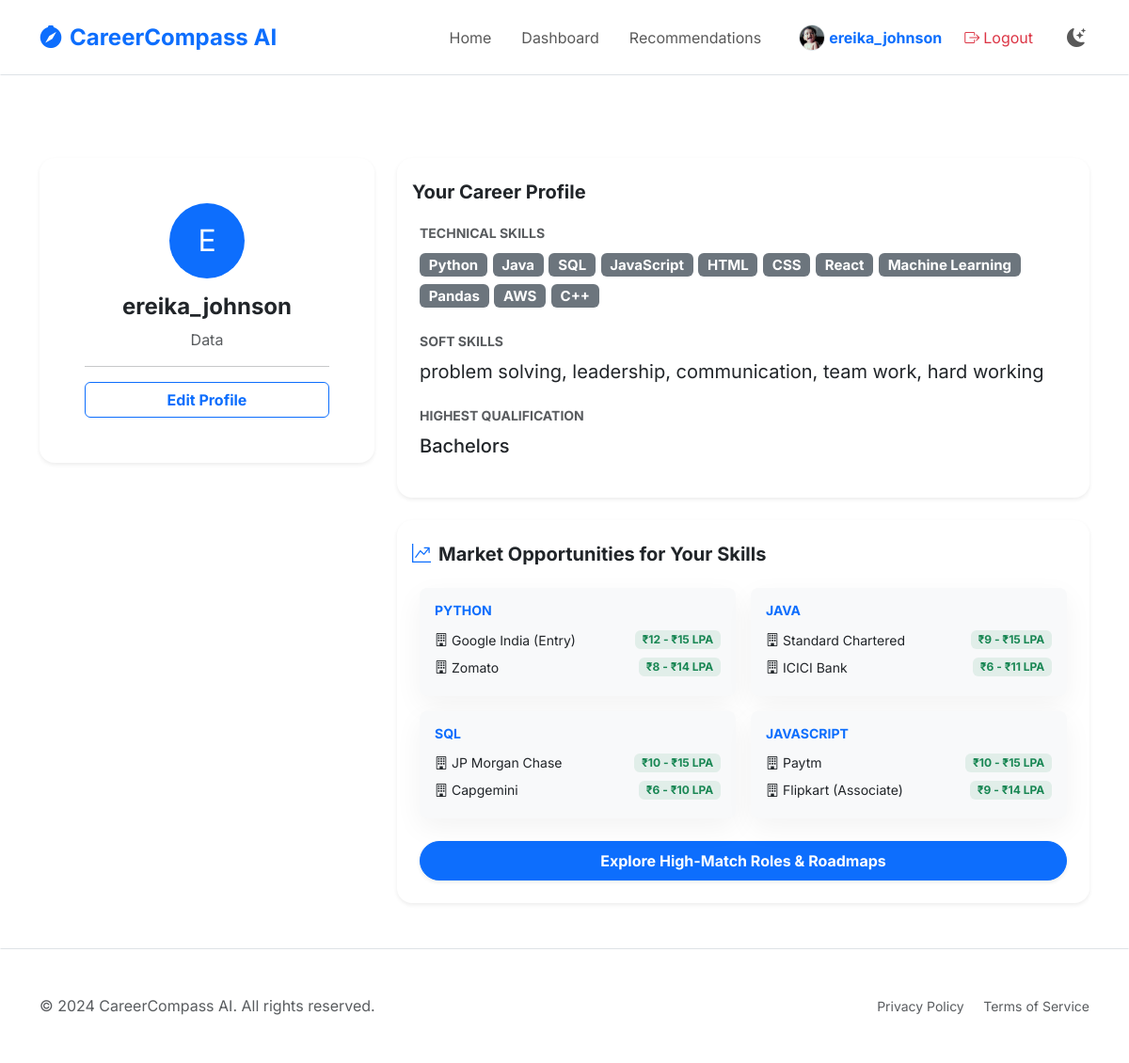
The page /dashboard (signed in) on the database its author committed.
### careercompass/models/user.py (models this page shows, shortened)
class User(db.Model, UserMixin):
    id = db.Column(db.Integer, primary_key=True)
    username = db.Column(db.String(150), unique=True, nullable=False)
    password = db.Column(db.String(60), nullable=False)
    full_name = db.Column(db.String(150), nullable=True)
    email = db.Column(db.String(150), nullable=True)
    phone = db.Column(db.String(20), nullable=True)
    address = db.Column(db.String(250), nullable=True)
    dob = db.Column(db.Date, nullable=True)
    gender = db.Column(db.String(20), nullable=True)
    profile_pic = db.Column(db.String(200), nullable=True)
    linkedin = db.Column(db.String(200), nullable=True)
    github = db.Column(db.String(200), nullable=True)
    twitter = db.Column(db.String(200), nullable=True)
    website = db.Column(db.String(200), nullable=True)
    tech_skills = db.Column(db.String(500), nullable=True) # Comma-separated or JSON
    soft_skills = db.Column(db.String(500), nullable=True)
    qualification = db.Column(db.String(100), nullable=True)
    industry = db.Column(db.String(100), nullable=True)

### careercompass/routes/main_routes.py (the view)
@main_bp.route('/dashboard')
@login_required
def dashboard():
    from careercompass.recommendation_engine import get_skill_opportunities
    skill_ops = []
    if current_user.tech_skills:
        skills = [s.strip() for s in current_user.tech_skills.split(',') if s.strip()]
        for s in skills[:4]: # Limit to top 4 for dashboard
            skill_ops.append({
                "skill": s,
                "opportunities": get_skill_opportunities(s)
            })
    return render_template('dashboard.html', skill_opportunities=skill_ops)

### app.py (called while the page is built)
def create_app(test_config=None):
    app = Flask(__name__, template_folder='careercompass/templates', static_folder='careercompass/static')
    app.config['SECRET_KEY'] = 'dev_secret_key_careercompass'
    app.config['SQLALCHEMY_DATABASE_URI'] = 'sqlite:///database.db'
    app.config['SQLALCHEMY_TRACK_MODIFICATIONS'] = False
    if test_config:
        app.config.update(test_config)
    db.init_app(app)
    login_manager.init_app(app)
    bcrypt.init_app(app)
    app.register_blueprint(auth_bp, url_prefix='/auth')
    app.register_blueprint(main_bp)   # ← Removed url_prefix='/'
    app.register_blueprint(admin_bp, url_prefix='/admin')
    @login_manager.user_loader
    def load_user(user_id):
        return User.query.get(int(user_id))
    with app.app_context():
        db.create_all()
    return app

### careercompass/recommendation_engine.py (called while the page is built)
def get_skill_opportunities(skill_name):
    skill_key = skill_name.lower().strip()
    return SKILL_OPPORTUNITIES.get(skill_key, [
        {"company": "Global Analytics", "salary": "₹7 - ₹12 LPA"},
        {"company": "Tech Startup", "salary": "₹5 - ₹10 LPA"}
    ])

### careercompass/templates/dashboard.html
{% extends "base.html" %}
{% block content %}
<div class="row mt-4">
    <div class="col-lg-4 mb-4">
        <div class="card shadow-sm border-0 rounded-4">
            <div class="card-body text-center p-5">
                <div class="rounded-circle bg-primary text-white d-inline-flex align-items-center justify-content-center mb-3"
                    style="width: 80px; height: 80px; font-size: 2rem;">
                    {{ current_user.username[:1] | upper }}
                </div>
                <h4 class="fw-bold">{{ current_user.username }}</h4>
                <p class="text-muted">{{ current_user.industry or 'Industry not set' }}</p>
                <hr>
                <div class="d-grid gap-2">
                    <a href="{{ url_for('main.profile') }}" class="btn btn-outline-primary fw-bold">Edit Profile</a>
                </div>
            </div>
        </div>
    </div>
    <div class="col-lg-8">
        <div class="card shadow-sm border-0 rounded-4 mb-4">
            <div class="card-header bg-transparent border-bottom-0 pt-4 pb-0">
                <h5 class="fw-bold mb-0">Your Career Profile</h5>
            </div>
            <div class="card-body p-4">
                <div class="mb-4">
                    <h6 class="text-muted text-uppercase fw-bold small">Technical Skills</h6>
                    <p class="fs-5">
                        {% if current_user.tech_skills %}
                        {% for skill in current_user.tech_skills.split(',') %}
                        <span class="badge bg-secondary mb-1">{{ skill.strip() }}</span>
                        {% endfor %}
                        {% else %}
                        <span class="text-muted fst-italic">No technical skills added yet.</span>
                        {% endif %}
                    </p>
                </div>
                <div class="mb-4">
                    <h6 class="text-muted text-uppercase fw-bold small">Soft Skills</h6>
                    <p class="fs-5">
                        {% if current_user.soft_skills %}
                        {{ current_user.soft_skills }}
                        {% else %}
                        <span class="text-muted fst-italic">No soft skills added yet.</span>
                        {% endif %}
                    </p>
                </div>
                <div class="row">
                    <div class="col-md-6 mb-3 mb-md-0">
                        <h6 class="text-muted text-uppercase fw-bold small">Highest Qualification</h6>
                        <p class="fs-5 fw-medium">{{ current_user.qualification or 'Not specified' }}</p>
                    </div>
                </div>
            </div>
        </div>
        <div class="card shadow-sm border-0 rounded-4">
            <div class="card-header bg-transparent border-bottom-0 pt-4 pb-0">
                <h5 class="fw-bold mb-0"><i class="bi bi-graph-up-arrow text-primary me-2"></i>Market Opportunities for
                    Your Skills</h5>
            </div>
            <div class="card-body p-4">
                {% if skill_opportunities %}
                <div class="row g-3">
                    {% for item in skill_opportunities %}
                    <div class="col-md-6">
                        <div class="card bg-body-tertiary border-0 h-100 rounded-3">
                            <div class="card-body p-3">
                                <h6 class="fw-bold text-primary small text-uppercase mb-2">{{ item.skill }}</h6>
                                <div class="list-group list-group-flush bg-transparent">
                                    {% for op in item.opportunities[:2] %}
                                    <div
                                        class="list-group-item bg-transparent border-0 px-0 py-1 d-flex justify-content-between align-items-center">
                                        <div class="small"><i class="bi bi-building me-1"></i>{{ op.company }}</div>
                                        <span class="badge bg-success bg-opacity-10 text-success small">{{ op.salary
                                            }}</span>
                                    </div>
                                    {% endfor %}
                                </div>
                            </div>
                        </div>
                    </div>
                    {% endfor %}
                </div>
                <div class="d-grid mt-4">
                    <a href="{{ url_for('main.recommendations') }}"
                        class="btn btn-primary fw-bold shadow-sm rounded-pill py-2">
                        Explore High-Match Roles & Roadmaps
                    </a>
                </div>
                {% else %}
                <p class="text-muted fst-italic text-center py-4">
                    No skill-based opportunities found. Update your tech skills in profile to see hiring trends!
                </p>
                {% endif %}
            </div>
        </div>
    </div>
</div>
{% endblock %}

### careercompass/templates/base.html (shortened to what this page needs)
<!DOCTYPE html>
<html lang="en" data-bs-theme="light">
<head>
    <link rel="stylesheet" href="https://cdn.jsdelivr.net/npm/bootstrap-icons@1.11.1/font/bootstrap-icons.css">
    <link href="https://cdn.jsdelivr.net/npm/bootstrap@5.3.0/dist/css/bootstrap.min.css" rel="stylesheet">
    <link rel="stylesheet" href="{{ url_for('static', filename='style.css') }}">
</head>
<body class="d-flex flex-column min-vh-100">
    <nav class="navbar navbar-expand-lg border-bottom sticky-top py-3 glass-effect" id="mainNav">
        <div class="container">
            <a class="navbar-brand fw-bold fs-4 text-primary" href="{{ url_for('main.home') }}">
                <i class="bi bi-compass-fill me-2"></i>CareerCompass AI
            </a>
            <div class="collapse navbar-collapse" id="navbarNav">
                <ul class="navbar-nav ms-auto align-items-center">
                    <li class="nav-item"><a class="nav-link px-3" href="{{ url_for('main.home') }}">Home</a></li>
                    {% if current_user.is_authenticated %}
                    <li class="nav-item"><a class="nav-link px-3" href="{{ url_for('main.dashboard') }}">Dashboard</a>
                    </li>
                    <li class="nav-item"><a class="nav-link px-3"
                            href="{{ url_for('main.recommendations') }}">Recommendations</a></li>
                    <li class="nav-item ms-lg-3">
                        <a class="nav-link text-primary fw-bold d-flex align-items-center"
                            href="{{ url_for('main.profile') }}">
                            {% if current_user.profile_pic %}
                            <img src="{{ url_for('static', filename='profile_pics/' + current_user.profile_pic) }}"
                                class="rounded-circle me-1 border"
                                style="width: 28px; height: 28px; object-fit: cover;">
                            {% else %}
                            <i class="bi bi-person-circle fs-5 me-1"></i>
                            {% endif %}
                            <span class="d-none d-lg-inline">{{ current_user.username }}</span>
                        </a>
                    </li>
                    <li class="nav-item me-2">
                        <a class="nav-link text-danger ms-lg-2" href="{{ url_for('auth.logout') }}">
                            <i class="bi bi-box-arrow-right me-1"></i>Logout
                        </a>
                    </li>
                    {% else %}
                    <li class="nav-item"><a class="nav-link px-3" href="{{ url_for('auth.login') }}">Login</a></li>
                    <li class="nav-item"><a class="btn btn-primary rounded-pill px-4 ms-2"
                            href="{{ url_for('auth.register') }}">Register</a></li>
                    {% endif %}
                    <li class="nav-item ms-lg-3 mt-3 mt-lg-0">
                        <button class="btn btn-link nav-link p-1" id="theme-toggle" aria-label="Toggle Theme">
                            <i class="bi bi-moon-stars-fill fs-5" id="theme-icon"></i>
                        </button>
                    </li>
                </ul>
            </div>
        </div>
    </nav>
    <main class="container my-5">
        {% block content %}{% endblock %}
    </main>
    <footer class="border-top py-5 mt-auto glass-effect">
        <div class="container">
            <div class="row align-items-center">
                <div class="col-md-6 text-center text-md-start">
                    <p class="mb-0 text-muted">&copy; 2024 CareerCompass AI. All rights reserved.</p>
                </div>
                <div class="col-md-6 text-center text-md-end mt-3 mt-md-0">
                    <a href="#" class="text-muted text-decoration-none me-3 small">Privacy Policy</a>
                    <a href="#" class="text-muted text-decoration-none small">Terms of Service</a>
                </div>
            </div>
        </div>
    </footer>
</body>
</html>

### careercompass/static/style.css (style rules this page uses)
:root { --primary-color: #0d6efd; --primary-gradient: linear-gradient(135deg, #0d6efd 0%, #0a58ca 100%); --card-shadow: 0 10px 30px rgba(0, 0, 0, 0.05); --transition-speed: 0.3s; }
body { font-family: 'Inter', sans-serif; background-color: var(--bs-body-bg); transition: background-color var(--transition-speed), color var(--transition-speed); }
.card { transition: transform var(--transition-speed), box-shadow var(--transition-speed), background-color var(--transition-speed); box-shadow: var(--card-shadow); }
.glass-effect { background: rgba(255, 255, 255, 0.7); backdrop-filter: blur(10px); -webkit-backdrop-filter: blur(10px); border: 1px solid rgba(255, 255, 255, 0.2); }
#theme-toggle { cursor: pointer; transition: transform 0.3s ease; }

### rows shown on the page
User: profile_pic (picture), username "ereika_johnson", username "E", industry "Data", soft_skills "problem solving, leadership, communication, team work, hard working", qualification "Bachelors"

### other values the page prints
{{ skill.strip() }} "Python" "Java" "SQL" "JavaScript" "HTML" "CSS" "React" "Machine Learning" "Pandas" "AWS" "C++"
{{ item.skill }} "PYTHON" "JAVA" "SQL" "JAVASCRIPT"
{{ op.company }} "Google India (Entry)" "Zomato" "Standard Chartered" "ICICI Bank" "JP Morgan Chase" "Capgemini" "Paytm" "Flipkart (Associate)"
{{ op.salary }} "₹12 - ₹15 LPA" "₹8 - ₹14 LPA" "₹9 - ₹15 LPA" "₹6 - ₹11 LPA" "₹10 - ₹15 LPA" "₹6 - ₹10 LPA" "₹10 - ₹15 LPA" "₹9 - ₹14 LPA"
